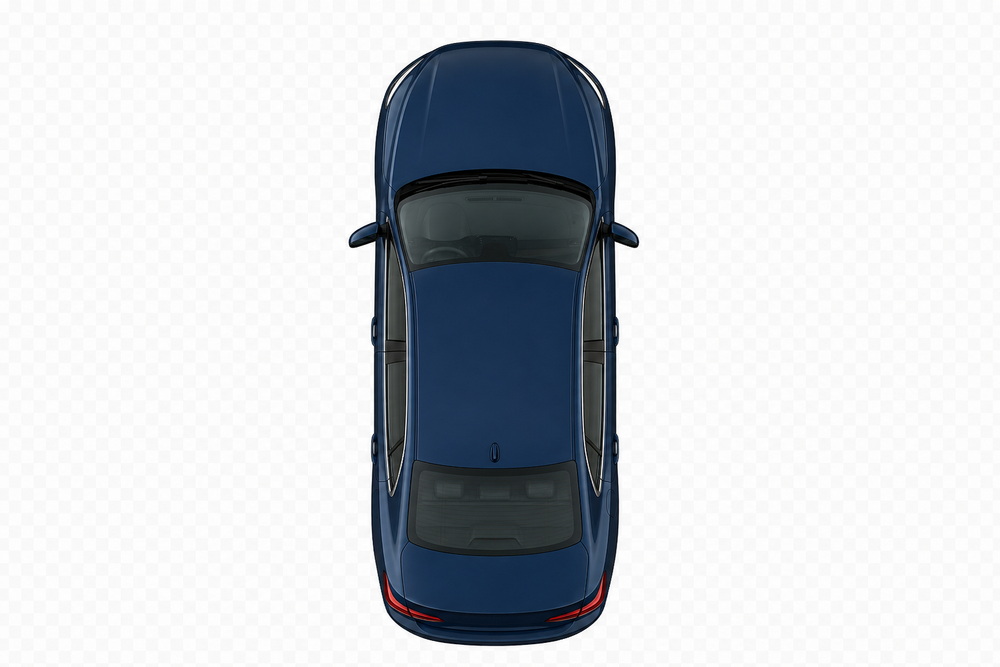
#> input picture assets/nav_car_top_blue.png, 1000 x 667 px, shrunk from 1536 x 1024 before the run
$ python s2_gen_nav_car_img.py
#> lines starting #> are read from the running program, lines starting #| are printed output that depends on the picture; after the words box and inside, x2 and y2 are one past the last pixel; in counts of white or black regions, pixels touching at a corner belong together
#!/usr/bin/env python3
"""Regenerate nav car sprite from the source PNG (checkerboard baked into alpha)."""

from __future__ import annotations

import argparse
import os
from collections import deque

from PIL import Image

DEFAULT_SRC = os.path.join(os.path.dirname(__file__), "..", "assets", "nav_car_top_blue.png")
FALLBACK_SRC = os.path.join(os.path.dirname(__file__), "..", "assets", "nav_car_top.png")
OUT_PNG = os.path.join(os.path.dirname(__file__), "..", "assets", "nav_car_top.png")
OUT_C = os.path.join(os.path.dirname(__file__), "..", "src", "demos", "s2_nav_car_img.c")
TARGET_W = 280


def neutral(r: int, g: int, b: int) -> bool:
    return abs(r - g) <= 14 and abs(g - b) <= 14 and abs(r - b) <= 14


def is_checker(r: int, g: int, b: int, a: int) -> bool:
    if a < 8:
        return True
    if not neutral(r, g, b):
        return False
    avg = (r + g + b) / 3.0
    return (205 <= avg <= 222) or (234 <= avg <= 239) or avg >= 248


def is_span_fill(r: int, g: int, b: int, a: int) -> bool:
    """Pixels we may paint inside the per-row car envelope."""
    if a < 8:
        return False
    if not neutral(r, g, b):
        return True
    avg = (r + g + b) / 3.0
    if avg < 155:
        return True
    # Body white + light checker cells baked into the hood/roof (238+).
    return avg >= 238


def build_car_mask(px, w: int, h: int) -> list[list[bool]]:
    bg = [[False] * w for _ in range(h)]
    q: deque[tuple[int, int]] = deque()
    for x in range(w):
        for y in (0, h - 1):
            if is_checker(*px[x, y]):
                bg[y][x] = True
                q.append((x, y))
    for y in range(h):
        for x in (0, w - 1):
            if not bg[y][x] and is_checker(*px[x, y]):
                bg[y][x] = True
                q.append((x, y))
    while q:
        x, y = q.popleft()
        for dx, dy in ((1, 0), (-1, 0), (0, 1), (0, -1)):
            nx, ny = x + dx, y + dy
            if 0 <= nx < w and 0 <= ny < h and not bg[ny][nx] and is_checker(*px[nx, ny]):
                bg[ny][nx] = True
                q.append((nx, ny))

    car = [[False] * w for _ in range(h)]
    q = deque()
    for y in range(h):
        for x in range(w):
            if bg[y][x]:
                continue
            r, g, b, a = px[x, y]
            if a < 8:
                continue
            if not neutral(r, g, b) or (r + g + b) / 3.0 < 155:
                car[y][x] = True
                q.append((x, y))

    while q:
        x, y = q.popleft()
        for dx, dy in ((1, 0), (-1, 0), (0, 1), (0, -1)):
            nx, ny = x + dx, y + dy
            if not (0 <= nx < w and 0 <= ny < h) or car[ny][nx]:
                continue
            r, g, b, a = px[nx, ny]
            if a < 8 or is_checker(r, g, b, a):
                continue
            if not neutral(r, g, b):
                car[ny][nx] = True
                q.append((nx, ny))
                continue
            avg = (r + g + b) / 3.0
            if avg < 155 or avg >= 225:
                car[ny][nx] = True
                q.append((nx, ny))

    for _ in range(40):
        changed = False
        for y in range(1, h - 1):
            for x in range(1, w - 1):
                if car[y][x]:
                    continue
                n = sum(car[y + dy][x + dx] for dx, dy in ((1, 0), (-1, 0), (0, 1), (0, -1)))
                if n >= 3:
                    car[y][x] = True
                    changed = True
        if not changed:
            break

    left = [w] * h
    right = [-1] * h
    for y in range(h):
        xs = [x for x in range(w) if car[y][x]]
        if xs:
            left[y] = min(xs)
            right[y] = max(xs)

    win = 120
    for y in range(h):
        l, r = w, -1
        for yy in range(max(0, y - 40), min(h, y + win)):
            if left[yy] <= right[yy]:
                l = min(l, left[yy])
                r = max(r, right[yy])
        if l > r:
            continue
        for x in range(l, r + 1):
            if car[y][x]:
                continue
            if is_span_fill(*px[x, y]):
                car[y][x] = True

    return car


def keep_largest_component(car: list[list[bool]], w: int, h: int) -> list[list[bool]]:
    seen = [[False] * w for _ in range(h)]
    best: list[tuple[int, int]] = []
    for y in range(h):
        for x in range(w):
            if not car[y][x] or seen[y][x]:
                continue
            q: deque[tuple[int, int]] = deque([(x, y)])
            seen[y][x] = True
            comp = [(x, y)]
            while q:
                cx, cy = q.popleft()
                for dx, dy in ((1, 0), (-1, 0), (0, 1), (0, -1)):
                    nx, ny = cx + dx, cy + dy
                    if 0 <= nx < w and 0 <= ny < h and car[ny][nx] and not seen[ny][nx]:
                        seen[ny][nx] = True
                        q.append((nx, ny))
                        comp.append((nx, ny))
            if len(comp) > len(best):
                best = comp

    keep = [[False] * w for _ in range(h)]
    for x, y in best:
        keep[y][x] = True
    return keep


def downsample_alpha_max(alpha: Image.Image, ow: int, oh: int) -> Image.Image:
    """Keep a destination pixel opaque if any source pixel in its cell is opaque."""
    w, h = alpha.size
    src = alpha.load()
    out = Image.new("L", (ow, oh))
    dst = out.load()
    for dy in range(oh):
        y0 = dy * h // oh
        y1 = max(y0 + 1, (dy + 1) * h // oh)
        for dx in range(ow):
            x0 = dx * w // ow
            x1 = max(x0 + 1, (dx + 1) * w // ow)
            opaque = False
            for y in range(y0, y1):
                for x in range(x0, x1):
                    if src[x, y] > 128:
                        opaque = True
                        break
                if opaque:
                    break
            dst[dx, dy] = 255 if opaque else 0
    return out


def fill_interior_alpha(out: Image.Image, passes: int = 12) -> None:
    apx = out.split()[3].load()
    opx = out.load()
    aw, ah = out.size
    for _ in range(passes):
        changed = False
        for y in range(1, ah - 1):
            for x in range(1, aw - 1):
                if apx[x, y] > 128:
                    continue
                n = sum(1 for dx, dy in ((1, 0), (-1, 0), (0, 1), (0, -1)) if apx[x + dx, y + dy] > 200)
                if n >= 3:
                    apx[x, y] = 255
                    r, g, b, _a = opx[x, y]
                    if r + g + b < 640:
                        opx[x, y] = (255, 255, 255, 255)
                    else:
                        opx[x, y] = (r, g, b, 255)
                    changed = True
        if not changed:
            break
    out.putalpha(out.split()[3])


def write_c_array(path: str, data: bytes, w: int, h: int) -> None:
    lines = [
        "/** Auto-generated from assets/nav_car_top.png — top-down nav car sprite. */",
        '#include "lvgl/lvgl.h"',
        "",
        "static const uint8_t s2_nav_car_img_map[] = {",
    ]
    row = "    "
    for i, b in enumerate(data):
        row += f"0x{b:02x},"
        if (i + 1) % 16 == 0:
            lines.append(row)
            row = "    "
    if row.strip():
        lines.append(row.rstrip(","))
    lines += [
        "};",
        "",
        "const lv_image_dsc_t s2_nav_car_img = {",
        "    .header = {",
        "        .magic = LV_IMAGE_HEADER_MAGIC,",
        "        .cf = LV_COLOR_FORMAT_ARGB8888,",
        "        .flags = 0,",
        f"        .w = {w},",
        f"        .h = {h},",
        f"        .stride = {w * 4},",
        "        .reserved_2 = 0,",
        "    },",
        "    .data_size = sizeof(s2_nav_car_img_map),",
        "    .data = s2_nav_car_img_map,",
        "    .reserved = NULL,",
        "};",
        "",
    ]
    with open(path, "w", encoding="utf-8") as f:
        f.write("\n".join(lines))


def main() -> None:
    parser = argparse.ArgumentParser()
    parser.add_argument("--src", default=DEFAULT_SRC if os.path.isfile(DEFAULT_SRC) else FALLBACK_SRC)
    parser.add_argument("--out-png", default=OUT_PNG)
    parser.add_argument("--out-c", default=OUT_C)
    parser.add_argument("--width", type=int, default=TARGET_W)
    args = parser.parse_args()

    im = Image.open(args.src).convert("RGBA")
    w, h = im.size
#> w = 1000; h = 667
    px = im.load()

    car = build_car_mask(px, w, h)
    car = keep_largest_component(car, w, h)

    for _ in range(24):
        changed = False
        for y in range(1, h - 1):
            for x in range(1, w - 1):
                if car[y][x]:
                    continue
                n = sum(car[y + dy][x + dx] for dx, dy in ((1, 0), (-1, 0), (0, 1), (0, -1)))
                if n >= 3:
                    car[y][x] = True
                    changed = True
        if not changed:
            break

    out = Image.new("RGBA", (w, h), (0, 0, 0, 0))
#> out: PIL image 1000x667 RGBA; every value is 0
    opx = out.load()
    white_opaque = 0
    for y in range(h):
        for x in range(w):
            if not car[y][x]:
                continue
            r, g, b, a = px[x, y]
            if neutral(r, g, b) and (r + g + b) / 3.0 >= 225:
                opx[x, y] = (255, 255, 255, 255)
                white_opaque += 1
            else:
                opx[x, y] = (r, g, b, 255)

    bbox = out.getbbox()
    if bbox:
        out = out.crop(bbox)
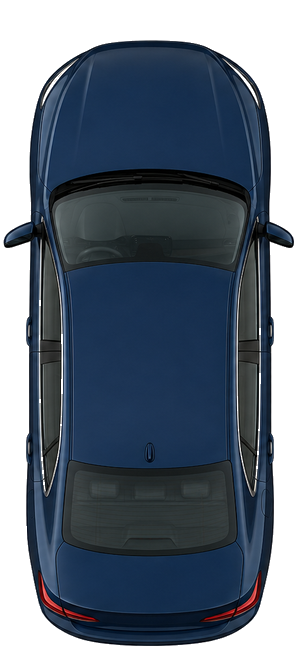
#> out: PIL image 295x667 RGBA; mean R, G, B, A 73.1, 84.4, 98, 228.6; transparent parts drawn white
    ow = args.width
    oh = max(1, round(out.height * (ow / out.width)))

    # Resize alpha with nearest-neighbor; RGB on white so LANCZOS does not pull in black fringe.
    alpha = downsample_alpha_max(out.split()[3], ow, oh)
#> in downsample_alpha_max, `out = Image.new("L", (ow, oh))`: out: PIL image 280x633 L; every value is 0
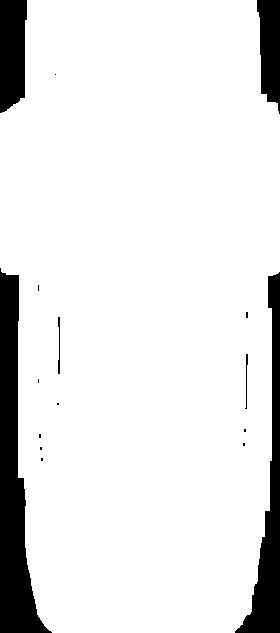
#> alpha: PIL image 280x633 L; 89.7% white; 16 black regions (10 under 20 px), largest, box (x1, y1, x2, y2) and area: (0, 268, 52, 633) 8330, (235, 272, 280, 633) 5024, (0, 0, 27, 113) 2680, (257, 0, 280, 114) 2009, (58, 317, 60, 374) 81, (245, 354, 248, 409) 67
    flat = Image.new("RGB", out.size, (255, 255, 255))
#> flat: PIL image 295x667 RGB; every value is 255
    flat.paste(out, mask=out.split()[3])
    rgb = flat.resize((ow, oh), Image.LANCZOS)
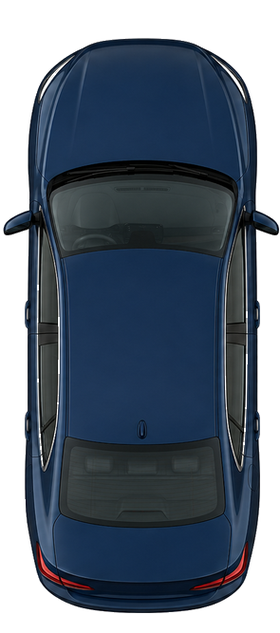
#> rgb: PIL image 280x633 RGB; mean R, G, B 99.4, 110.8, 124.3
    out = Image.merge("RGBA", (*rgb.split(), alpha))
#> out: PIL image 280x633 RGBA
    fill_interior_alpha(out)

    os.makedirs(os.path.dirname(os.path.abspath(args.out_png)), exist_ok=True)
    out.save(args.out_png)

    data = bytearray()
    for y in range(oh):
        for x in range(ow):
            r, g, b, a = opx[x, y]
            data.extend([b, g, r, a])

    write_c_array(args.out_c, bytes(data), ow, oh)
    print(f"Wrote {args.out_png} and {args.out_c}: {ow}x{oh}, white_opaque={white_opaque}")
#| Wrote scripts/../assets/nav_car_top.png and scripts/../src/demos/s2_nav_car_img.c: 280x633, white_opaque=35940


if __name__ == "__main__":
    main()
